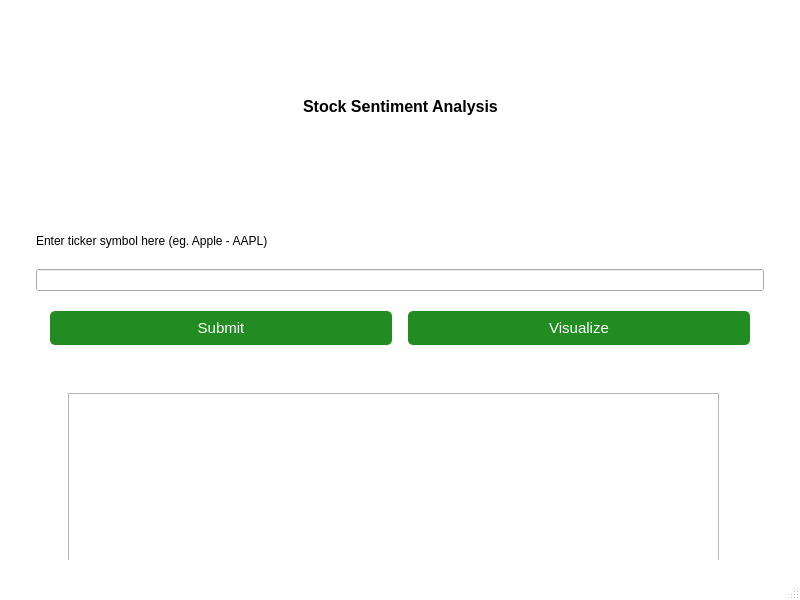
<?xml version="1.0" encoding="UTF-8"?>
<ui version="4.0">
 <class>MainWindow</class>
 <widget class="QMainWindow" name="MainWindow">
  <property name="geometry">
   <rect>
    <x>0</x>
    <y>0</y>
    <width>800</width>
    <height>600</height>
   </rect>
  </property>
  <property name="windowTitle">
   <string>MainWindow</string>
  </property>
  <property name="styleSheet">
   <string notr="true">QPushButton
{
	background-color: #228B22;
	border-radius: 5px;
	padding: 8px;
	color: white;
	margin:5px;
	font-size:15px;
}

QPushButton:hover
{
	background-color: #5dbea3;
}

QPushButton::toggled
{
	background-color: #5dbea3;
}

QMainWindow
{
	background-color: #fff;
}

#Config_title, #DashboardLabel
{
	font-size:25px;
	font-weight:bold;
}</string>
  </property>
  <widget class="QWidget" name="centralwidget">
   <layout class="QGridLayout" name="gridLayout_2">
    <item row="0" column="0">
     <widget class="QWidget" name="widget" native="true">
      <layout class="QGridLayout" name="gridLayout">
       <item row="3" column="0">
        <widget class="QWidget" name="widget_3" native="true">
         <widget class="QTextBrowser" name="output_details">
          <property name="geometry">
           <rect>
            <x>50</x>
            <y>10</y>
            <width>651</width>
            <height>261</height>
           </rect>
          </property>
         </widget>
        </widget>
       </item>
       <item row="1" column="0">
        <widget class="QWidget" name="widget_4" native="true">
         <layout class="QGridLayout" name="gridLayout_3">
          <item row="0" column="0">
           <widget class="QWidget" name="widget_2" native="true">
            <layout class="QGridLayout" name="gridLayout_4">
             <item row="0" column="0">
              <widget class="QLabel" name="label_2">
               <property name="text">
                <string>Enter ticker symbol here (eg. Apple - AAPL)</string>
               </property>
              </widget>
             </item>
             <item row="1" column="0">
              <widget class="QLineEdit" name="ticker_entry"/>
             </item>
             <item row="2" column="0">
              <widget class="QWidget" name="widget_6" native="true">
               <layout class="QHBoxLayout" name="horizontalLayout">
                <item>
                 <widget class="QPushButton" name="Submit_btn">
                  <property name="text">
                   <string>Submit</string>
                  </property>
                 </widget>
                </item>
                <item>
                 <widget class="QPushButton" name="Visualize_btn">
                  <property name="text">
                   <string>Visualize</string>
                  </property>
                 </widget>
                </item>
               </layout>
              </widget>
             </item>
            </layout>
           </widget>
          </item>
         </layout>
        </widget>
       </item>
       <item row="0" column="0">
        <widget class="QWidget" name="widget_5" native="true">
         <layout class="QHBoxLayout" name="horizontalLayout_2">
          <item>
           <spacer name="horizontalSpacer_3">
            <property name="orientation">
             <enum>Qt::Horizontal</enum>
            </property>
            <property name="sizeHint" stdset="0">
             <size>
              <width>230</width>
              <height>20</height>
             </size>
            </property>
           </spacer>
          </item>
          <item>
           <widget class="QLabel" name="label">
            <property name="font">
             <font>
              <pointsize>12</pointsize>
              <weight>75</weight>
              <bold>true</bold>
             </font>
            </property>
            <property name="text">
             <string>Stock Sentiment Analysis</string>
            </property>
           </widget>
          </item>
          <item>
           <spacer name="horizontalSpacer_4">
            <property name="orientation">
             <enum>Qt::Horizontal</enum>
            </property>
            <property name="sizeHint" stdset="0">
             <size>
              <width>40</width>
              <height>20</height>
             </size>
            </property>
           </spacer>
          </item>
         </layout>
        </widget>
       </item>
      </layout>
     </widget>
    </item>
   </layout>
  </widget>
  <widget class="QMenuBar" name="menubar">
   <property name="geometry">
    <rect>
     <x>0</x>
     <y>0</y>
     <width>800</width>
     <height>26</height>
    </rect>
   </property>
  </widget>
  <widget class="QStatusBar" name="statusbar"/>
 </widget>
 <resources/>
 <connections/>
</ui>
